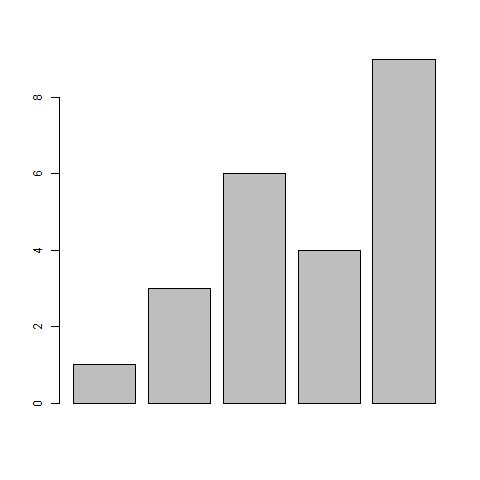

Reproduce this figure in R.
# Define the cars vector with 5 values
cars <- c(1, 3, 6, 4, 9)

jpeg("C:\\Apache\\htdocs\\casper2\\Main\\Examples\\R\\barplot1.jpg")

# Graph cars
barplot(cars)

dev.off()


quit()